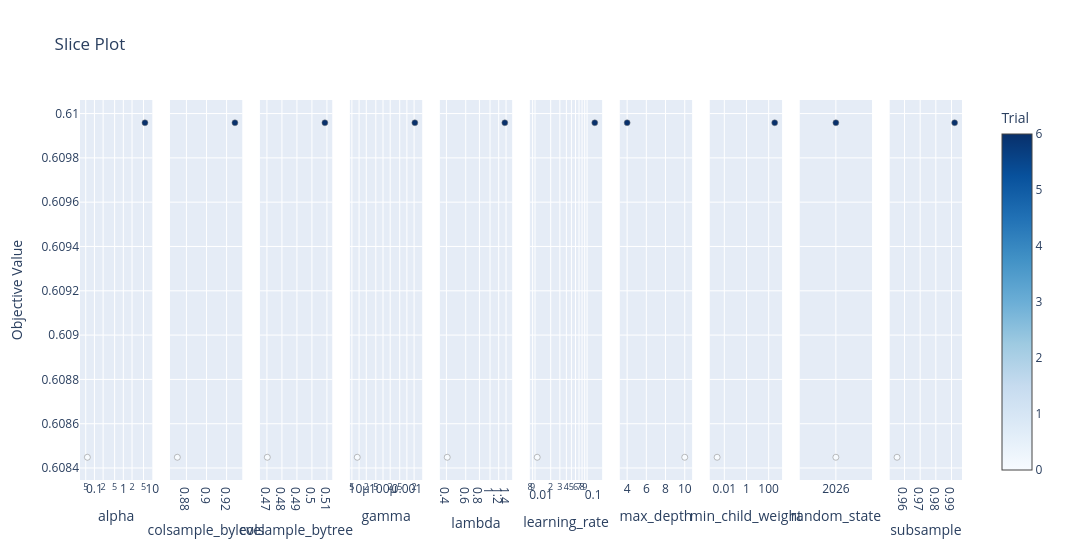

Here is the notebook cell this chart was saved with:
### Code cell
import optuna.visualization as vis



# Slice plot for individual params
vis.plot_slice(study)

### Figure 1 — Plotly figure (JSON) as saved in the notebook; plotly's stock layout.template omitted (floating-point values rounded to 4 significant figures)
{"data": [{"marker": {"color": [0, 6], "colorbar": {"title": {"text": "Trial"}, "x": 1, "xpad": 40}, "colorscale": [[0, "rgb(247,251,255)"], [0.125, "rgb(222,235,247)"], [0.25, "rgb(198,219,239)"], [0.375, "rgb(158,202,225)"], [0.5, "rgb(107,174,214)"], [0.625, "rgb(66,146,198)"], [0.75, "rgb(33,113,181)"], [0.875, "rgb(8,81,156)"], [1, "rgb(8,48,107)"]], "line": {"color": "Grey", "width": 0.5}, "showscale": true}, "mode": "markers", "name": "Feasible Trial", "showlegend": false, "type": "scatter", "x": [0.05695, 5.599], "xaxis": "x", "y": [0.6084, 0.61], "yaxis": "y"}, {"marker": {"color": [0, 6], "colorbar": {"title": {"text": "Trial"}, "x": 1, "xpad": 40}, "colorscale": [[0, "rgb(247,251,255)"], [0.125, "rgb(222,235,247)"], [0.25, "rgb(198,219,239)"], [0.375, "rgb(158,202,225)"], [0.5, "rgb(107,174,214)"], [0.625, "rgb(66,146,198)"], [0.75, "rgb(33,113,181)"], [0.875, "rgb(8,81,156)"], [1, "rgb(8,48,107)"]], "line": {"color": "Grey", "width": 0.5}, "showscale": false}, "mode": "markers", "name": "Feasible Trial", "showlegend": false, "type": "scatter", "x": [0.8709, 0.9283], "xaxis": "x2", "y": [0.6084, 0.61], "yaxis": "y2"}, {"marker": {"color": [0, 6], "colorbar": {"title": {"text": "Trial"}, "x": 1, "xpad": 40}, "colorscale": [[0, "rgb(247,251,255)"], [0.125, "rgb(222,235,247)"], [0.25, "rgb(198,219,239)"], [0.375, "rgb(158,202,225)"], [0.5, "rgb(107,174,214)"], [0.625, "rgb(66,146,198)"], [0.75, "rgb(33,113,181)"], [0.875, "rgb(8,81,156)"], [1, "rgb(8,48,107)"]], "line": {"color": "Grey", "width": 0.5}, "showscale": false}, "mode": "markers", "name": "Feasible Trial", "showlegend": false, "type": "scatter", "x": [0.4702, 0.5087], "xaxis": "x3", "y": [0.6084, 0.61], "yaxis": "y3"}, {"marker": {"color": [0, 6], "colorbar": {"title": {"text": "Trial"}, "x": 1, "xpad": 40}, "colorscale": [[0, "rgb(247,251,255)"], [0.125, "rgb(222,235,247)"], [0.25, "rgb(198,219,239)"], [0.375, "rgb(158,202,225)"], [0.5, "rgb(107,174,214)"], [0.625, "rgb(66,146,198)"], [0.75, "rgb(33,113,181)"], [0.875, "rgb(8,81,156)"], [1, "rgb(8,48,107)"]], "line": {"color": "Grey", "width": 0.5}, "showscale": false}, "mode": "markers", "name": "Feasible Trial", "showlegend": false, "type": "scatter", "x": [8.381e-06, 0.002149], "xaxis": "x4", "y": [0.6084, 0.61], "yaxis": "y4"}, {"marker": {"color": [0, 6], "colorbar": {"title": {"text": "Trial"}, "x": 1, "xpad": 40}, "colorscale": [[0, "rgb(247,251,255)"], [0.125, "rgb(222,235,247)"], [0.25, "rgb(198,219,239)"], [0.375, "rgb(158,202,225)"], [0.5, "rgb(107,174,214)"], [0.625, "rgb(66,146,198)"], [0.75, "rgb(33,113,181)"], [0.875, "rgb(8,81,156)"], [1, "rgb(8,48,107)"]], "line": {"color": "Grey", "width": 0.5}, "showscale": false}, "mode": "markers", "name": "Feasible Trial", "showlegend": false, "type": "scatter", "x": [0.4066, 1.365], "xaxis": "x5", "y": [0.6084, 0.61], "yaxis": "y5"}, {"marker": {"color": [0, 6], "colorbar": {"title": {"text": "Trial"}, "x": 1, "xpad": 40}, "colorscale": [[0, "rgb(247,251,255)"], [0.125, "rgb(222,235,247)"], [0.25, "rgb(198,219,239)"], [0.375, "rgb(158,202,225)"], [0.5, "rgb(107,174,214)"], [0.625, "rgb(66,146,198)"], [0.75, "rgb(33,113,181)"], [0.875, "rgb(8,81,156)"], [1, "rgb(8,48,107)"]], "line": {"color": "Grey", "width": 0.5}, "showscale": false}, "mode": "markers", "name": "Feasible Trial", "showlegend": false, "type": "scatter", "x": [0.01101, 0.1405], "xaxis": "x6", "y": [0.6084, 0.61], "yaxis": "y6"}, {"marker": {"color": [0, 6], "colorbar": {"title": {"text": "Trial"}, "x": 1, "xpad": 40}, "colorscale": [[0, "rgb(247,251,255)"], [0.125, "rgb(222,235,247)"], [0.25, "rgb(198,219,239)"], [0.375, "rgb(158,202,225)"], [0.5, "rgb(107,174,214)"], [0.625, "rgb(66,146,198)"], [0.75, "rgb(33,113,181)"], [0.875, "rgb(8,81,156)"], [1, "rgb(8,48,107)"]], "line": {"color": "Grey", "width": 0.5}, "showscale": false}, "mode": "markers", "name": "Feasible Trial", "showlegend": false, "type": "scatter", "x": [10, 4], "xaxis": "x7", "y": [0.6084, 0.61], "yaxis": "y7"}, {"marker": {"color": [0, 6], "colorbar": {"title": {"text": "Trial"}, "x": 1, "xpad": 40}, "colorscale": [[0, "rgb(247,251,255)"], [0.125, "rgb(222,235,247)"], [0.25, "rgb(198,219,239)"], [0.375, "rgb(158,202,225)"], [0.5, "rgb(107,174,214)"], [0.625, "rgb(66,146,198)"], [0.75, "rgb(33,113,181)"], [0.875, "rgb(8,81,156)"], [1, "rgb(8,48,107)"]], "line": {"color": "Grey", "width": 0.5}, "showscale": false}, "mode": "markers", "name": "Feasible Trial", "showlegend": false, "type": "scatter", "x": [0.002242, 351.0], "xaxis": "x8", "y": [0.6084, 0.61], "yaxis": "y8"}, {"marker": {"color": [0, 6], "colorbar": {"title": {"text": "Trial"}, "x": 1, "xpad": 40}, "colorscale": [[0, "rgb(247,251,255)"], [0.125, "rgb(222,235,247)"], [0.25, "rgb(198,219,239)"], [0.375, "rgb(158,202,225)"], [0.5, "rgb(107,174,214)"], [0.625, "rgb(66,146,198)"], [0.75, "rgb(33,113,181)"], [0.875, "rgb(8,81,156)"], [1, "rgb(8,48,107)"]], "line": {"color": "Grey", "width": 0.5}, "showscale": false}, "mode": "markers", "name": "Feasible Trial", "showlegend": false, "type": "scatter", "x": [2026, 2026], "xaxis": "x9", "y": [0.6084, 0.61], "yaxis": "y9"}, {"marker": {"color": [0, 6], "colorbar": {"title": {"text": "Trial"}, "x": 1, "xpad": 40}, "colorscale": [[0, "rgb(247,251,255)"], [0.125, "rgb(222,235,247)"], [0.25, "rgb(198,219,239)"], [0.375, "rgb(158,202,225)"], [0.5, "rgb(107,174,214)"], [0.625, "rgb(66,146,198)"], [0.75, "rgb(33,113,181)"], [0.875, "rgb(8,81,156)"], [1, "rgb(8,48,107)"]], "line": {"color": "Grey", "width": 0.5}, "showscale": false}, "mode": "markers", "name": "Feasible Trial", "showlegend": false, "type": "scatter", "x": [0.9552, 0.992], "xaxis": "x10", "y": [0.6084, 0.61], "yaxis": "y10"}], "layout": {"title": {"text": "Slice Plot"}, "width": 3000, "xaxis": {"anchor": "y", "domain": [0, 0.082], "title": {"text": "alpha"}, "type": "log"}, "xaxis10": {"anchor": "y10", "domain": [0.918, 1.0], "title": {"text": "subsample"}}, "xaxis2": {"anchor": "y2", "domain": [0.102, 0.184], "title": {"text": "colsample_bylevel"}}, "xaxis3": {"anchor": "y3", "domain": [0.204, 0.286], "title": {"text": "colsample_bytree"}}, "xaxis4": {"anchor": "y4", "domain": [0.306, 0.388], "title": {"text": "gamma"}, "type": "log"}, "xaxis5": {"anchor": "y5", "domain": [0.408, 0.49], "title": {"text": "lambda"}, "type": "log"}, "xaxis6": {"anchor": "y6", "domain": [0.51, 0.592], "title": {"text": "learning_rate"}, "type": "log"}, "xaxis7": {"anchor": "y7", "domain": [0.612, 0.694], "title": {"text": "max_depth"}}, "xaxis8": {"anchor": "y8", "domain": [0.714, 0.796], "title": {"text": "min_child_weight"}, "type": "log"}, "xaxis9": {"anchor": "y9", "categoryarray": [2026], "categoryorder": "array", "domain": [0.816, 0.898], "title": {"text": "random_state"}, "type": "category"}, "yaxis": {"anchor": "x", "domain": [0, 1], "title": {"text": "Objective Value"}}, "yaxis10": {"anchor": "x10", "domain": [0, 1], "matches": "y", "showticklabels": false}, "yaxis2": {"anchor": "x2", "domain": [0, 1], "matches": "y", "showticklabels": false}, "yaxis3": {"anchor": "x3", "domain": [0, 1], "matches": "y", "showticklabels": false}, "yaxis4": {"anchor": "x4", "domain": [0, 1], "matches": "y", "showticklabels": false}, "yaxis5": {"anchor": "x5", "domain": [0, 1], "matches": "y", "showticklabels": false}, "yaxis6": {"anchor": "x6", "domain": [0, 1], "matches": "y", "showticklabels": false}, "yaxis7": {"anchor": "x7", "domain": [0, 1], "matches": "y", "showticklabels": false}, "yaxis8": {"anchor": "x8", "domain": [0, 1], "matches": "y", "showticklabels": false}, "yaxis9": {"anchor": "x9", "domain": [0, 1], "matches": "y", "showticklabels": false}}}
